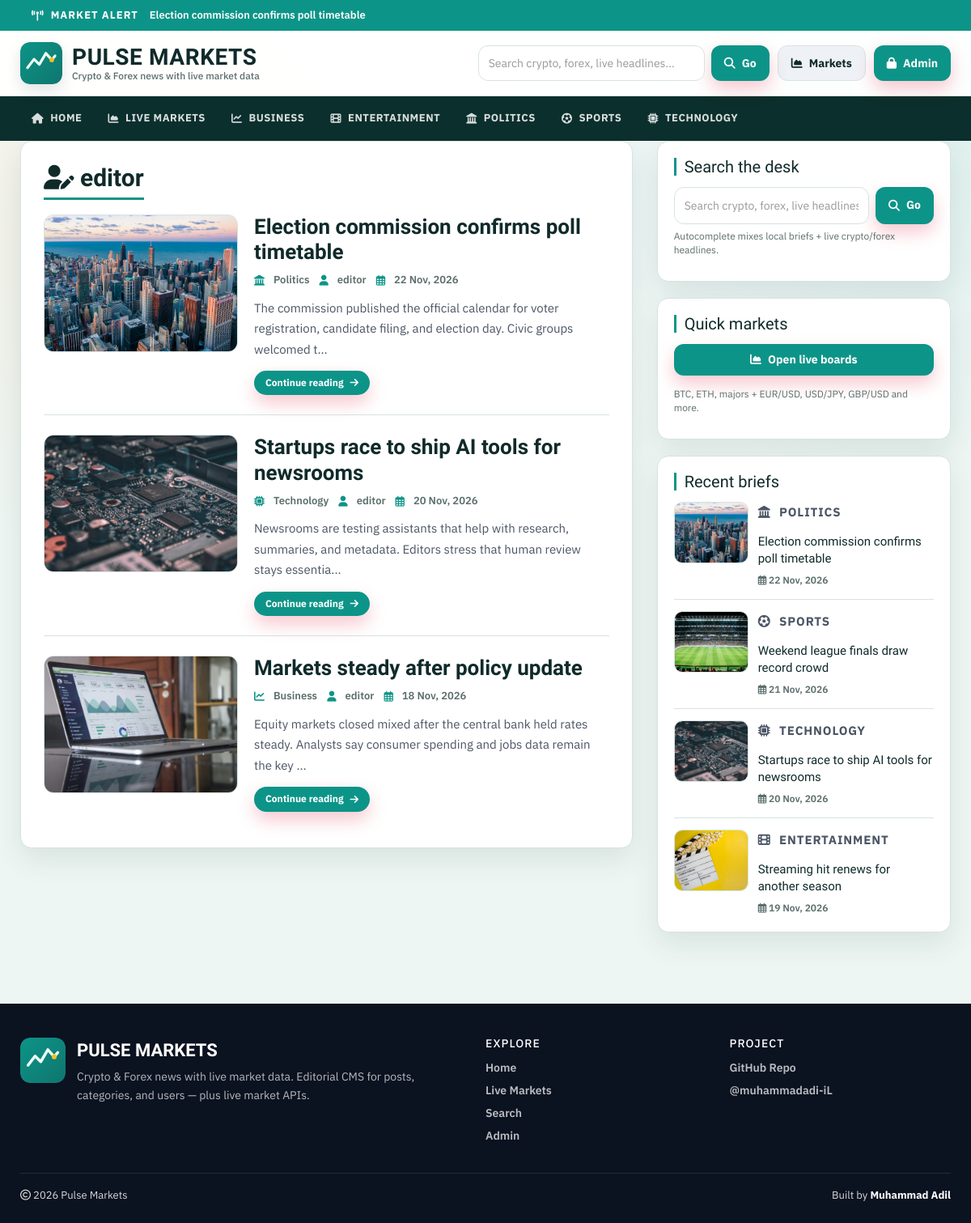
Page /author.php?aid=2 on the earlier database version.
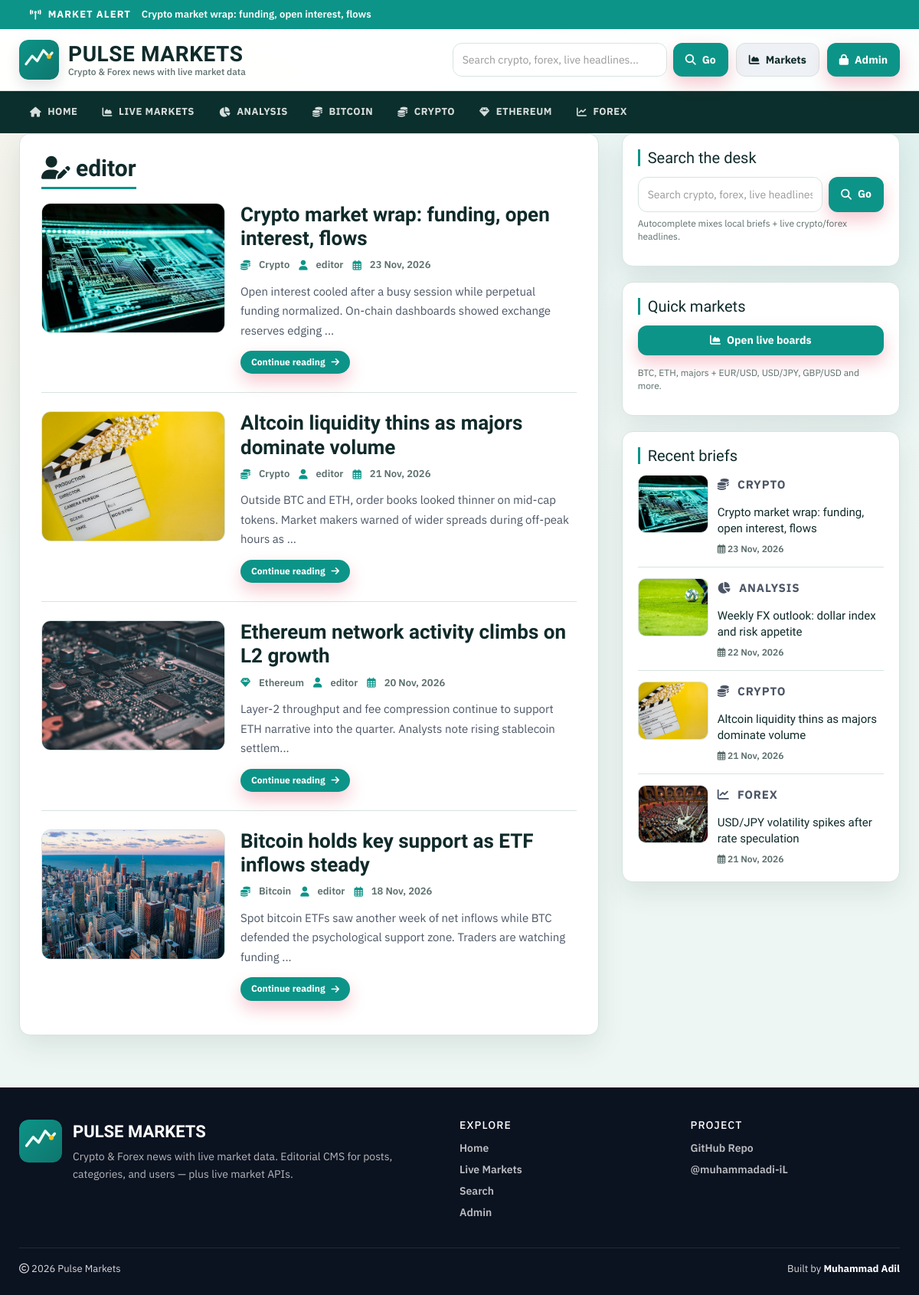
Same page on the later database version.
### tables this page shows
CREATE TABLE `posts` (
  `id` int(11) NOT NULL AUTO_INCREMENT,
  `post_title` varchar(200) NOT NULL,
  `post_keywords` text NOT NULL,
  `post_content` int(11) NOT NULL,
  `post_date` varchar(50) NOT NULL,
  `post_author` int(11) NOT NULL,
  `post_image` varchar(255) NOT NULL DEFAULT 'post-format.jpg',
  PRIMARY KEY (`id`)
);

CREATE TABLE `category` (
  `id` int(11) NOT NULL AUTO_INCREMENT,
  `category_name` varchar(100) NOT NULL,
  `post` int(11) NOT NULL DEFAULT 0,
  PRIMARY KEY (`id`)
);

CREATE TABLE `users` (
  `id` int(11) NOT NULL AUTO_INCREMENT,
  `first_name` varchar(30) NOT NULL,
  `last_name` varchar(30) NOT NULL,
  `username` varchar(30) DEFAULT NULL,
  `password` varchar(40) DEFAULT NULL,
  `role` int(11) NOT NULL COMMENT '1=Admin, 0=Normal',
  PRIMARY KEY (`id`)
);

### includes/helpers.php (called while the page is built, shortened)
<?php
function post_image_src($filename, $prefix = '')
{
    $filename = trim((string) $filename);
    $candidates = [
        'images/' . $filename,
        'admin/upload/' . $filename,
    ];
    $root = dirname(__DIR__);
    foreach ($candidates as $rel) {
        if (is_file($root . '/' . $rel)) {
            return $prefix . $rel;
        }
    }
    return $prefix . 'images/post-format.jpg';
}
function e($value)
{
    return htmlspecialchars((string) $value, ENT_QUOTES, 'UTF-8');
}
function category_icon($name)
{
    $key = strtolower(trim((string) $name));
    $map = [
        'crypto' => 'fa-coins',
        'bitcoin' => 'fa-coins',
        'ethereum' => 'fa-gem',
        'forex' => 'fa-chart-line',
        'analysis' => 'fa-chart-pie',
        'macro' => 'fa-globe',
        'defi' => 'fa-link',
        'markets' => 'fa-chart-area',
        'politics' => 'fa-landmark',
        'sports' => 'fa-futbol',
        'business' => 'fa-chart-line',
        'entertainment' => 'fa-film',
        'technology' => 'fa-microchip',
        'health' => 'fa-heart-pulse',
        'science' => 'fa-flask',
        'world' => 'fa-earth-americas',
    ];
    return $map[$key] ?? 'fa-bookmark';
}

### author.php (the view, shortened to what the changed rows need)
<?php include 'header.php'; ?>
    <div id="main-content">
      <div class="container">
        <div class="row content-grid">
            <div class="col-xs-12 col-sm-12 col-md-8">
                <div class="post-container">
                <?php
                    include "config.php";
                    $id = isset($_GET['aid']) ? (int) $_GET['aid'] : 0;
                    $sql1 = "SELECT username FROM users WHERE id = {$id}";
                    $result1 = mysqli_query($conn, $sql1) or die('Query Failed.');
                    $row1 = mysqli_fetch_assoc($result1);
                ?>
                  <div class="section-head"><h2 class="page-heading"><i class="fa-solid fa-user-pen"></i> <?php echo $row1 ? e($row1['username']) : 'Author'; ?></h2></div>
                  <?php
                        $limit = 5;
                        $page = isset($_GET['page']) ? max(1, (int) $_GET['page']) : 1;
                        $offset = ($page - 1) * $limit;
                        $sql = "SELECT posts.id, posts.post_title, posts.post_keywords, posts.post_date, posts.post_author, posts.post_image, category.category_name, users.username, posts.post_content FROM posts
                        LEFT JOIN category ON posts.post_content = category.id
                        LEFT JOIN users ON posts.post_author = users.id
                        WHERE posts.post_author = {$id}
                        ORDER BY posts.id DESC LIMIT {$offset}, {$limit}";
                        $result = mysqli_query($conn, $sql) or die("query failed.");
                        if (mysqli_num_rows($result) > 0) {
                            while ($row = mysqli_fetch_assoc($result)) {
                                $img = post_image_src($row['post_image']);
                        ?>
                        <article class="post-content post-card">
                            <div class="post-card-inner">
                                <a class="post-img" href="single.php?id=<?php echo (int) $row['id']; ?>"><img src="<?php echo e($img); ?>" alt=""/></a>
                                <div class="inner-content">
                                    <h3><a href="single.php?id=<?php echo (int) $row['id']; ?>"><?php echo e($row['post_title']); ?></a></h3>
                                    <div class="post-information meta-row">
                                        <span class="meta-pill"><i class="fa-solid <?php echo category_icon($row['category_name']); ?>"></i> <a href="category.php?cid=<?php echo (int) $row['post_content']; ?>"><?php echo e($row['category_name']); ?></a></span>
                                        <span class="meta-pill"><i class="fa-solid fa-user"></i> <a href="author.php?aid=<?php echo (int) $row['post_author']; ?>"><?php echo e($row['username']); ?></a></span>
                                        <span class="meta-pill"><i class="fa-regular fa-calendar-days"></i> <?php echo e($row['post_date']); ?></span>
                                    </div>
                                    <p class="description"><?php echo e(substr($row['post_keywords'], 0, 130)) . "..."; ?></p>
                                    <a class="btn btn-accent btn-sm" href="single.php?id=<?php echo (int) $row['id']; ?>">Continue reading <i class="fa-solid fa-arrow-right"></i></a>
                                </div>
                            </div>
                        </article>
                        <?php
                            }
                        } else {
                            echo "<p class='empty-state'><i class='fa-regular fa-folder-open'></i> No Record Found</p>";
                        }
                        ?>
                </div>
            </div>
            <?php include 'sidebar.php'; ?>
        </div>
      </div>
    </div>
<?php include 'footer.php'; ?>

### header.php (shortened to what the changed rows need)
<?php
include "config.php";
$breaking = mysqli_query($conn, "SELECT id, post_title FROM posts ORDER BY id DESC LIMIT 1");
$break_row = $breaking ? mysqli_fetch_assoc($breaking) : null;
?>
<!DOCTYPE html>
<html lang="en">
<head>
    <link rel="stylesheet" href="css/bootstrap.min.css" />
    <link rel="stylesheet" href="https://cdnjs.cloudflare.com/ajax/libs/font-awesome/6.5.2/css/all.min.css" />
    <link rel="stylesheet" href="css/style.css">
</head>
<body>
<?php if ($break_row) { ?>
<div class="breaking-bar">
    <div class="container breaking-inner">
        <span class="breaking-label"><i class="fa-solid fa-tower-broadcast"></i> Market Alert</span>
        <a href="single.php?id=<?php echo (int) $break_row['id']; ?>"><?php echo e($break_row['post_title']); ?></a>
    </div>
</div>
<?php } ?>
<nav id="menu-bar">
    <div class="container">
        <?php
        $id = isset($_GET['cid']) ? (int) $_GET['cid'] : 0;
        $sql = "SELECT * FROM category ORDER BY category_name ASC";
        $result = mysqli_query($conn, $sql) or die("Query Failed : Category");
        ?>
        <div class="nav-bar-inner">
            <ul class="menu" id="siteMenu">
                <?php
                while ($row = mysqli_fetch_assoc($result)) {
                    $active = ($id === (int) $row['id']) ? "active" : "";
                    $icon = category_icon($row['category_name']);
                    echo "<li><a class='{$active}' href='category.php?cid=" . (int) $row['id'] . "'>"
                        . "<i class='fa-solid {$icon}'></i> "
                        . e($row['category_name'])
                        . "</a></li>";
                }
                ?>
            </ul>
        </div>
    </div>
</nav>

### sidebar.php (shortened to what the changed rows need)
<div id="sidebar" class="col-xs-12 col-sm-12 col-md-4">
    <div class="side-card recent-post-container">
        <?php
        include "config.php";
        $limit = 4;
        $sql = "SELECT posts.id, posts.post_title, posts.post_date, posts.post_image, category.category_name, posts.post_content FROM posts
                LEFT JOIN category ON posts.post_content = category.id
                ORDER BY posts.id DESC LIMIT {$limit}";
        $result = mysqli_query($conn, $sql) or die("query failed : Recent Post.");
        if (mysqli_num_rows($result) > 0) {
            while ($row = mysqli_fetch_assoc($result)) {
                $img = post_image_src($row['post_image']);
                $icon = category_icon($row['category_name']);
                ?>
        <div class="recent-post">
            <a class="post-img" href="single.php?id=<?php echo (int) $row['id']; ?>">
                <img src="<?php echo e($img); ?>" alt=""/>
            </a>
            <div class="post-content">
                <p class="story-eyebrow"><i class="fa-solid <?php echo $icon; ?>"></i> <?php echo e($row['category_name']); ?></p>
                <h5><a href="single.php?id=<?php echo (int) $row['id']; ?>"><?php echo e($row['post_title']); ?></a></h5>
                <span class="recent-date"><i class="fa-regular fa-calendar-days"></i> <?php echo e($row['post_date']); ?></span>
            </div>
        </div>
                <?php
            }
        }
        ?>
    </div>
</div>

Differences in the rows shown:
changed posts: post_title "Election commission confirms poll timetable" → "Crypto market wrap: funding, open interest, flows"; post_image: a different picture; category.category_name "Politics" → "Crypto"; post_date "22 Nov, 2026" → "23 Nov, 2026"; post_keywords "The commission published the official calendar for voter registration, candidate filing, and election day. Civic groups welcomed t" → "Open interest cooled after a busy session while perpetual funding normalized. On-chain dashboards showed exchange reserves edging"; category.category_name "POLITICS" → "CRYPTO"
changed category: category_name "TECHNOLOGY" → "ANALYSIS"; moves up the list
changed category: category_name "BUSINESS" → "BITCOIN"
changed category: category_name "POLITICS" → "CRYPTO"; moves down the list
changed category: category_name "ENTERTAINMENT" → "ETHEREUM"
changed category: category_name "SPORTS" → "FOREX"
changed posts: post_image: a different picture; post_title "Startups race to ship AI tools for newsrooms" → "Altcoin liquidity thins as majors dominate volume"; category.category_name "Technology" → "Crypto"; post_date "20 Nov, 2026" → "21 Nov, 2026"; post_keywords "Newsrooms are testing assistants that help with research, summaries, and metadata. Editors stress that human review stays essentia" → "Outside BTC and ETH, order books looked thinner on mid-cap tokens. Market makers warned of wider spreads during off-peak hours as"; category.category_name "TECHNOLOGY" → "CRYPTO"
changed posts: post_image: a different picture; post_title "Markets steady after policy update" → "Ethereum network activity climbs on L2 growth"; category.category_name "Business" → "Ethereum"; post_date "18 Nov, 2026" → "20 Nov, 2026"; post_keywords "Equity markets closed mixed after the central bank held rates steady. Analysts say consumer spending and jobs data remain the key" → "Layer-2 throughput and fee compression continue to support ETH narrative into the quarter. Analysts note rising stablecoin settlem"
now on this page (row edited): posts: post_image (picture), post_title "Bitcoin holds key support as ETF inflows steady", category.category_name "Bitcoin", users.username "editor", post_date "18 Nov, 2026", post_keywords "Spot bitcoin ETFs saw another week of net inflows while BTC defended the psychological support zone. Traders are watching funding"
changed posts: post_image: a different picture; category.category_name "SPORTS" → "ANALYSIS"; post_title "Weekend league finals draw record crowd" → "Weekly FX outlook: dollar index and risk appetite"; post_date "21 Nov, 2026" → "22 Nov, 2026"
changed posts: post_image: a different picture; category.category_name "ENTERTAINMENT" → "FOREX"; post_title "Streaming hit renews for another season" → "USD/JPY volatility spikes after rate speculation"; post_date "19 Nov, 2026" → "21 Nov, 2026"
